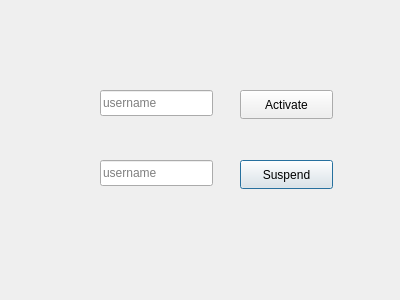
<?xml version="1.0" encoding="UTF-8"?>
<ui version="4.0">
 <class>suspend_activate</class>
 <widget class="QDialog" name="suspend_activate">
  <property name="geometry">
   <rect>
    <x>0</x>
    <y>0</y>
    <width>400</width>
    <height>300</height>
   </rect>
  </property>
  <property name="windowTitle">
   <string>Dialog</string>
  </property>
  <widget class="QLineEdit" name="username_suspend_lineEdit">
   <property name="geometry">
    <rect>
     <x>100</x>
     <y>160</y>
     <width>113</width>
     <height>26</height>
    </rect>
   </property>
   <property name="placeholderText">
    <string>username</string>
   </property>
  </widget>
  <widget class="QPushButton" name="suspend_pushButton">
   <property name="geometry">
    <rect>
     <x>240</x>
     <y>160</y>
     <width>93</width>
     <height>29</height>
    </rect>
   </property>
   <property name="text">
    <string>Suspend</string>
   </property>
  </widget>
  <widget class="QLineEdit" name="username_Activate_lineEdit">
   <property name="geometry">
    <rect>
     <x>100</x>
     <y>90</y>
     <width>113</width>
     <height>26</height>
    </rect>
   </property>
   <property name="placeholderText">
    <string>username</string>
   </property>
  </widget>
  <widget class="QPushButton" name="Activate_pushButton">
   <property name="geometry">
    <rect>
     <x>240</x>
     <y>90</y>
     <width>93</width>
     <height>29</height>
    </rect>
   </property>
   <property name="text">
    <string>Activate</string>
   </property>
  </widget>
 </widget>
 <resources/>
 <connections/>
</ui>
